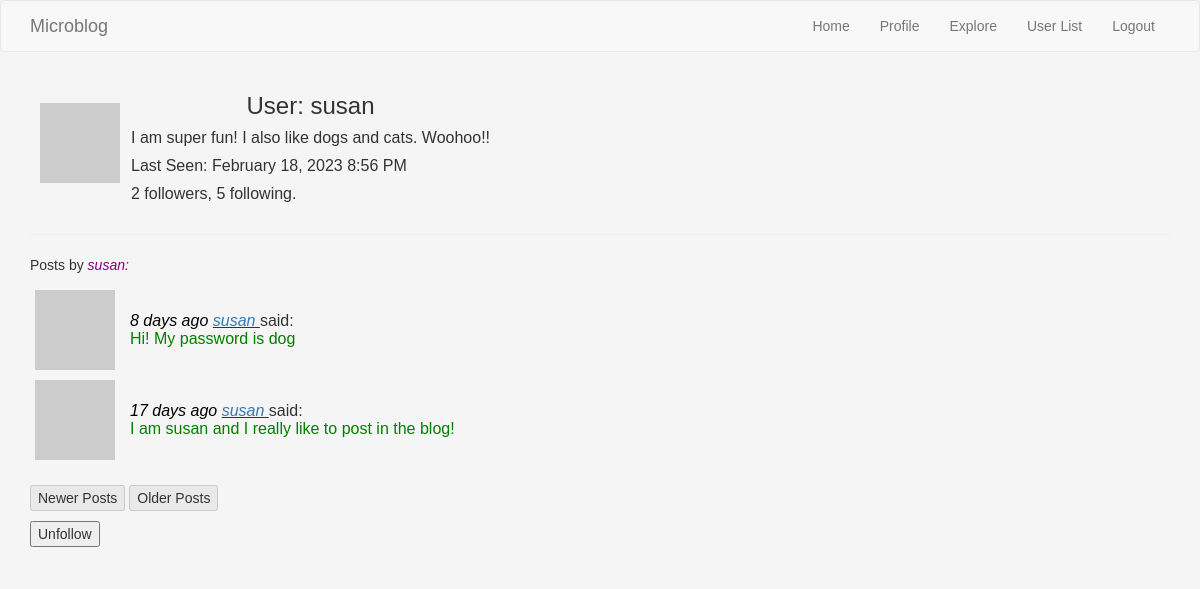
Before: /user/susan (signed in) with the older database file.
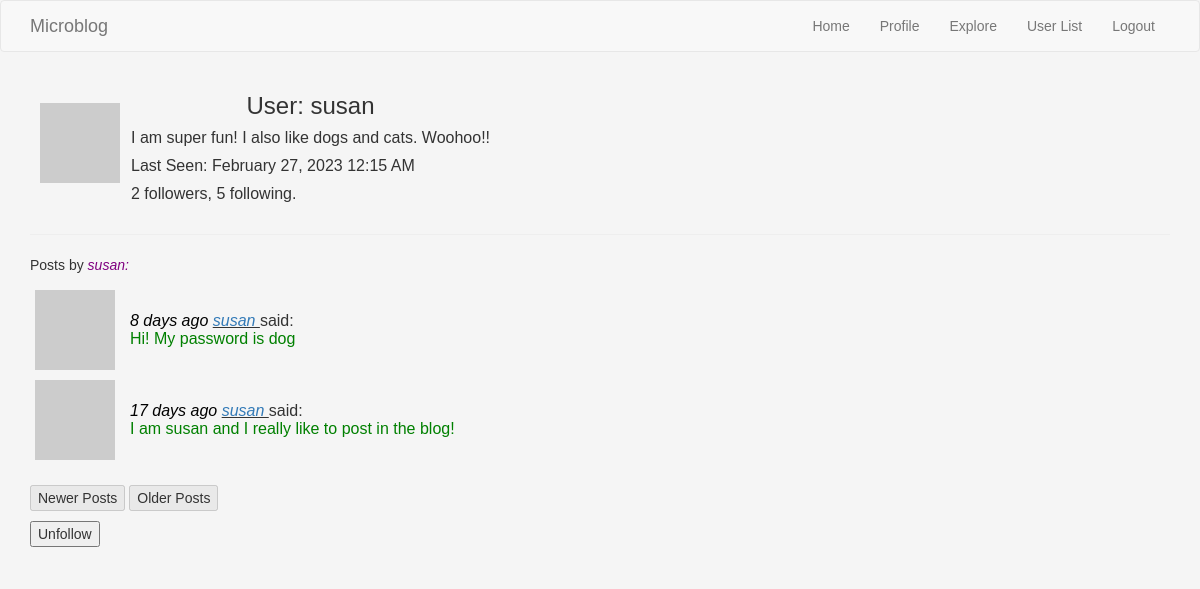
After: the same page with the newer database file.
### webapp/models.py (models this page shows, shortened)
class User(UserMixin, db.Model):
    id = db.Column(db.Integer, primary_key=True)
    username = db.Column(db.String(64), index=True, unique=True)
    email = db.Column(db.String(120), index=True, unique=True)
    password_hash = db.Column(db.String(128))
    posts = db.relationship('Post', backref='author', lazy='dynamic')
    about_me = db.Column(db.String(140))
    last_seen = db.Column(db.DateTime, default=datetime.utcnow)
    followed = db.relationship(
        'User', secondary=followers,
        primaryjoin=(followers.c.follower_id == id),
        secondaryjoin=(followers.c.followed_id == id),
        backref=db.backref('followers', lazy='dynamic'), lazy='dynamic')
    def is_following(self, user):
        return self.followed.filter(
            followers.c.followed_id == user.id).count() > 0
    def user_posts(self):
        own_posts = Post.query.filter_by(user_id=self.id)
        return own_posts.order_by(Post.timestamp.desc())
    def __repr__(self):
        return '<User {}>'.format(self.username)
    def avatar(self, size):
        digest = md5(self.email.lower().encode('utf-8')).hexdigest()
        return 'https://www.gravatar.com/avatar/{}?d=identicon&s={}'.format(digest, size)

### webapp/routes.py (the view)
@webapp.route('/user/<username>')
@login_required
def user(username):
    user = User.query.filter_by(username=username).first_or_404()
    page, others, max_pages, posts = get_page_list(user=user,
                                                   others="no",
                                                   page=1)
    form = EmptyForm()
    return render_template('user.html',
                           user=user,
                           posts=posts,
                           page=page,
                           max_pages=max_pages,
                           form=form)

### webapp/forms.py
class EmptyForm(FlaskForm):
    submit = SubmitField('Submit')

### webapp/models.py (called while the page is built)
@login.user_loader
def load_user(id):
    return User.query.get(int(id))

### webapp/routes.py (called while the page is built)
@webapp.before_request
def before_request():
    if current_user.is_authenticated:
        current_user.last_seen = datetime.utcnow()
        db.session.commit()

### webapp/templates/user.html (shortened to what this page needs)
{% extends "base.html" %}
{% block app_content %}
    <table>
        <tr class="userprofile">
            <td class="aboutme avatar"><img src="{{ user.avatar(128) }}" alt="User Avatar"></td>
            <td class="aboutme">
                <h3 class="aboutme">User: {{ user.username }}</h3>
                {% if user.about_me %}<p><span class="aboutme">{{ user.about_me }}</span></p>{% endif %}
                {% if user.last_seen %} <p>Last Seen: {{ moment(user.last_seen).format('LLL') }}</p>{% endif %}
            <p>{{  user.followers.count() }} followers, {{ user.followed.count() }} following.</p></td>
       </tr>
    </table>
    <hr>
    <p>Posts by <span class="blogname"> {{ user.username }}:</span></p>
    {% include '_post_table.html' %}
    <br>
    {% include '_new_old_buttons.html' %}
    {% if user == current_user %}
        <p><a href="{{ url_for('edit_profile') }}">Edit your profile</a></p>
        {% else %}
        <p>
            <form action="{{ url_for('unfollow', username=user.username) }}" method="post">
                {{ form.submit(value='Unfollow') }}
            </form>
        </p>
    {% endif %}
{% endblock %}

Changed rows visible on the page:
changed User "susan": last_seen "February 18, 2023 8:56 PM" → "February 27, 2023 12:15 AM"
